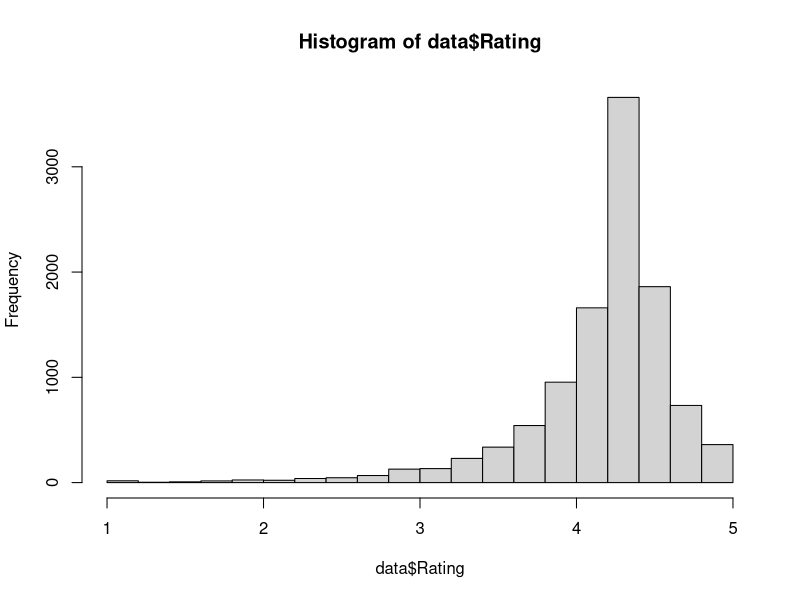
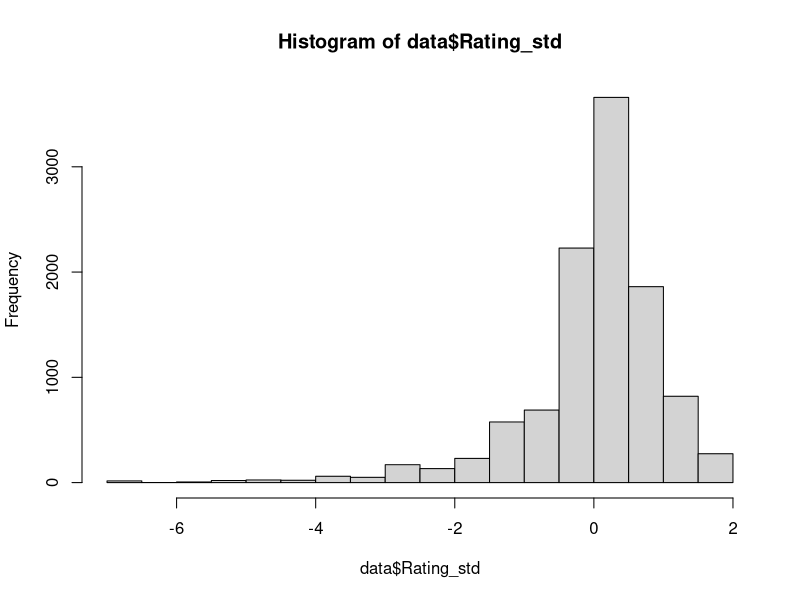
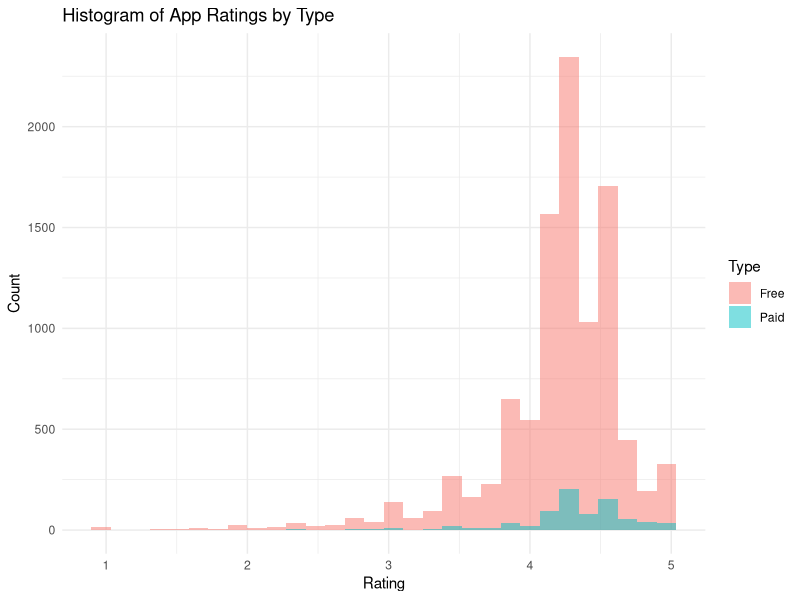
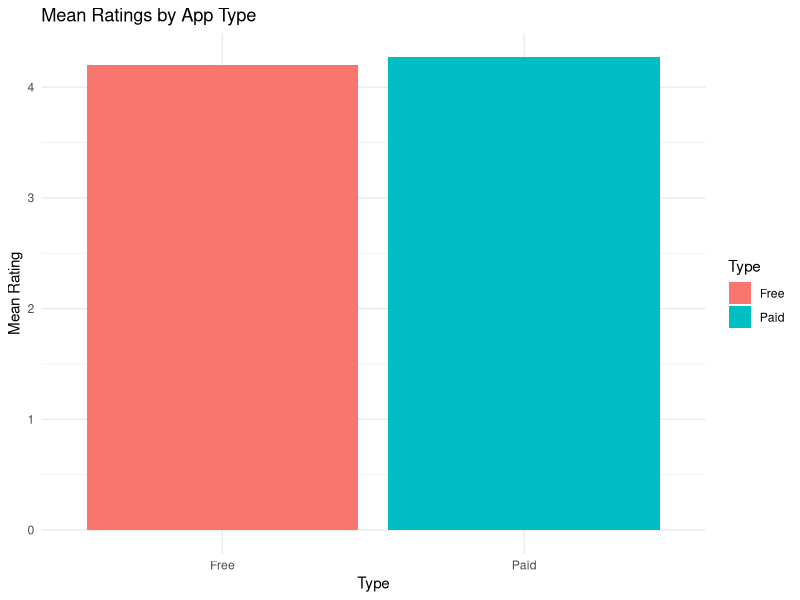
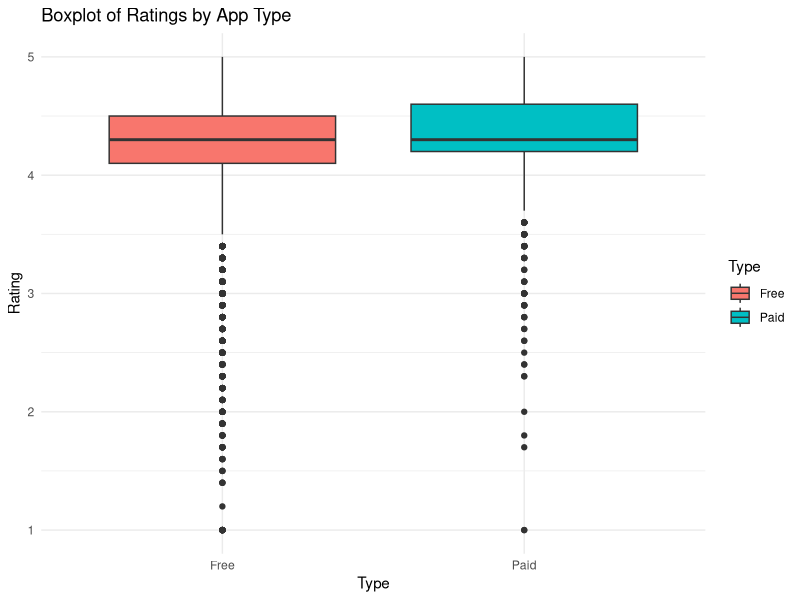
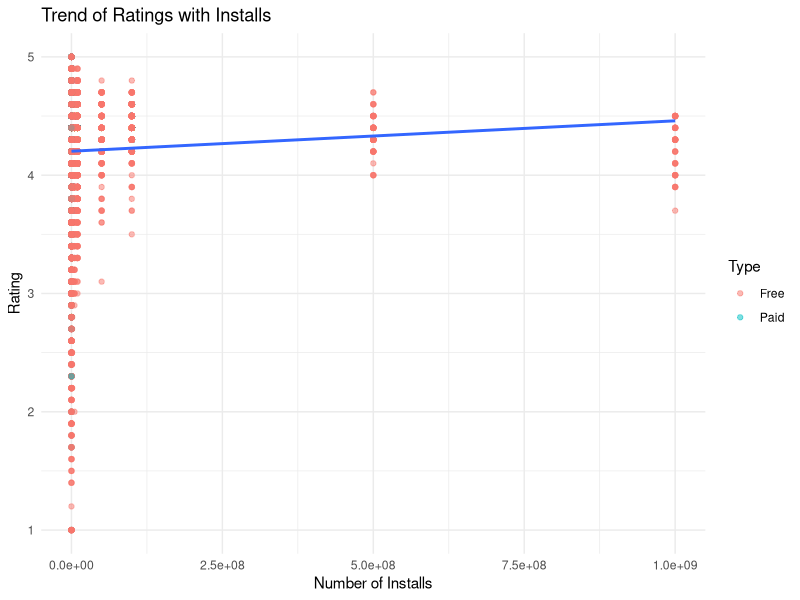
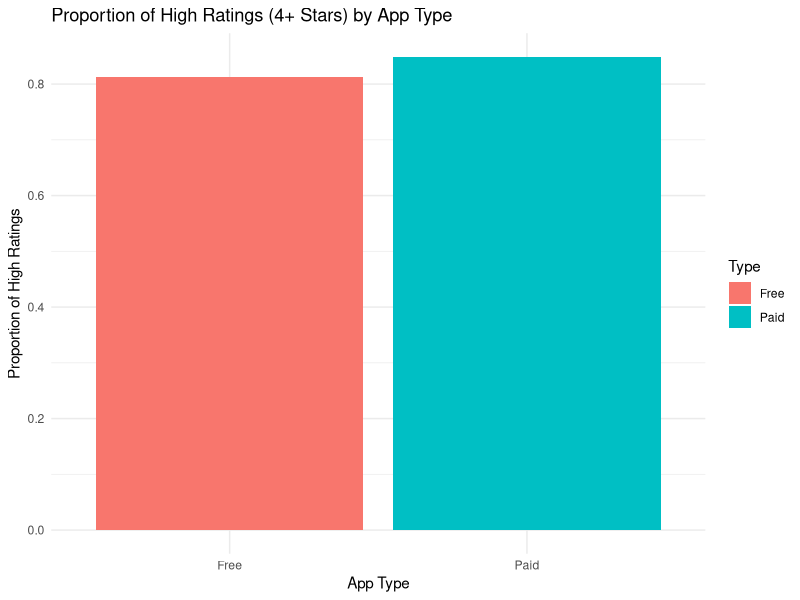
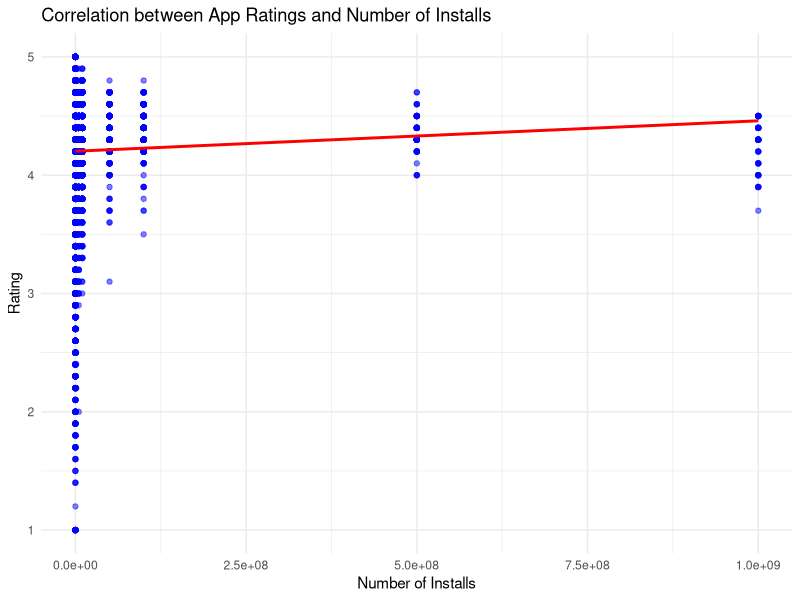

Here is the R script that generated these plots, in order:
library(ggplot2)
library(dplyr)
library(tidyr)
library(readr)
library(ggpubr)


data <- read_csv("GooglePlayStoreApps.csv")

#summary,data cleaning and standerdization
data
summary(data)
missing_values <- colSums(is.na(data))
print(missing_values)

data <- data %>%
  mutate(Type = ifelse(Type == "Free", "Free", "Paid"),
         Rating = as.numeric(Rating),
         Size_in_MB = as.numeric(Size_in_MB))

summary(data)

data$Rating_std <- scale(data$Rating)
hist(data$Rating)
hist(data$Rating_std)

summary(data$Rating_std)

mean_ratings <- data %>%
  group_by(Type) %>%
  summarise(mean_rating = mean(Rating, na.rm = TRUE),
            sd = sd(Rating, na.rm = TRUE),
            count = n())
print(mean_ratings)

#Visualize ratings with histograms
ggplot(data, aes(x = Rating, fill = Type)) +
  geom_histogram(position = "identity", alpha = 0.5, bins = 30) +
  labs(title = "Histogram of App Ratings by Type", x = "Rating", y = "Count") +
  theme_minimal()

#visualise mean rating with histograms
ggplot(mean_ratings, aes(x = Type, y = mean_rating, fill = Type)) +
  geom_bar(stat = "identity", position = "dodge") +
  labs(title = "Mean Ratings by App Type",x = "Type",y = "Mean Rating") +
  theme_minimal()

#Boxplot for Ratings by Type
ggplot(data, aes(x = Type, y = Rating, fill = Type)) +
  geom_boxplot() +
  labs(title = "Boxplot of Ratings by App Type", x = "Type", y = "Rating") +
  theme_minimal()

#Chi-Square Test
contingency_table <- table(data$Type, cut(data$Rating, breaks = seq(1, 5, by = 0.5)))
chi_square_test <- chisq.test(contingency_table)
print(chi_square_test)

#Trend Line
ggplot(data, aes(x = as.numeric(Installs), y = Rating)) +
  geom_point(aes(color = Type), alpha = 0.5) +
  geom_smooth(method = "lm", se = FALSE) +
  labs(title = "Trend of Ratings with Installs", x = "Number of Installs", y = "Rating") +
  theme_minimal()

ggsave("histogram.png")
ggsave("boxplot.png")
ggsave("trend_line.png")


#2. Proportion, Chi-Squre Test, Bar Plot
library(dplyr)
library(ggplot2)
library(readr)

data <- read_csv("GooglePlayStoreApps.csv")
data <- data %>%
  mutate(High_Rating = ifelse(Rating >= 4, "High", "Low"))

proportion_table <- data %>%
  group_by(Type) %>%
  summarise(High_Rating_Proportion = mean(High_Rating == "High"),
            Count = n())
print(proportion_table)

contingency_table <- table(data$Type, data$High_Rating)
chi_square_test <- chisq.test(contingency_table)
print(chi_square_test)

ggplot(proportion_table, aes(x = Type, y = High_Rating_Proportion, fill = Type)) +
  geom_bar(stat = "identity") +
  labs(title = "Proportion of High Ratings (4+ Stars) by App Type",
       x = "App Type",
       y = "Proportion of High Ratings") +
  theme_minimal()

#3. Correlation, Scatter pLot with trend line
library(ggplot2)
library(dplyr)
library(readr)

data <- read_csv("GooglePlayStoreApps.csv")
data$Installs <- as.numeric(gsub(",", "", data$Installs))

correlation_result <- cor(data$Rating, data$Installs, use = "complete.obs")
print(paste("Correlation coefficient between Rating and Installs:", correlation_result))

ggplot(data, aes(x = Installs, y = Rating)) +
  geom_point(alpha = 0.5, color = 'blue') +
  geom_smooth(method = "lm", se = FALSE, color = "red") +
  labs(title = "Correlation between App Ratings and Number of Installs",
       x = "Number of Installs",
       y = "Rating") +
  theme_minimal()
